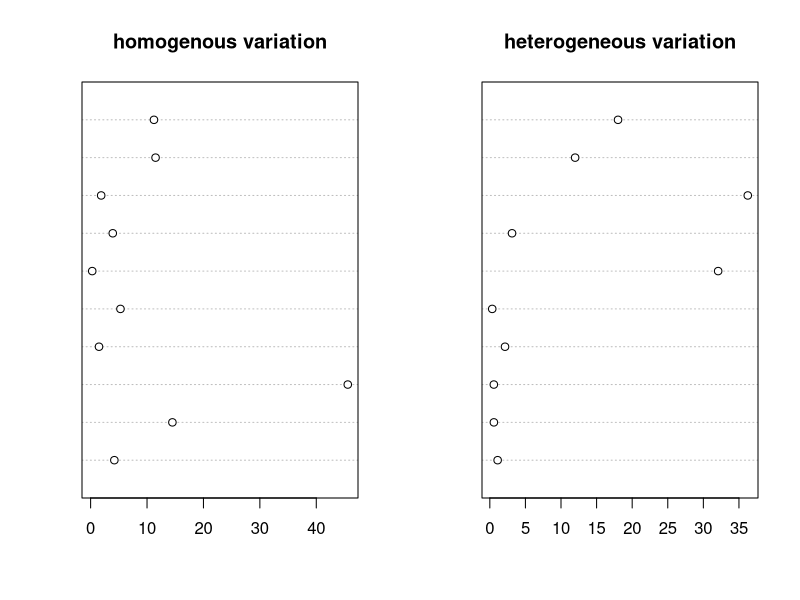
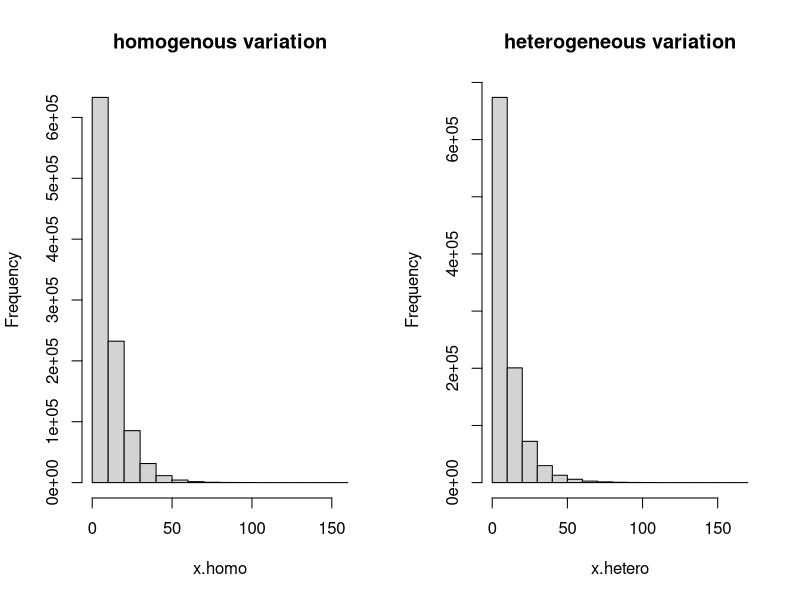
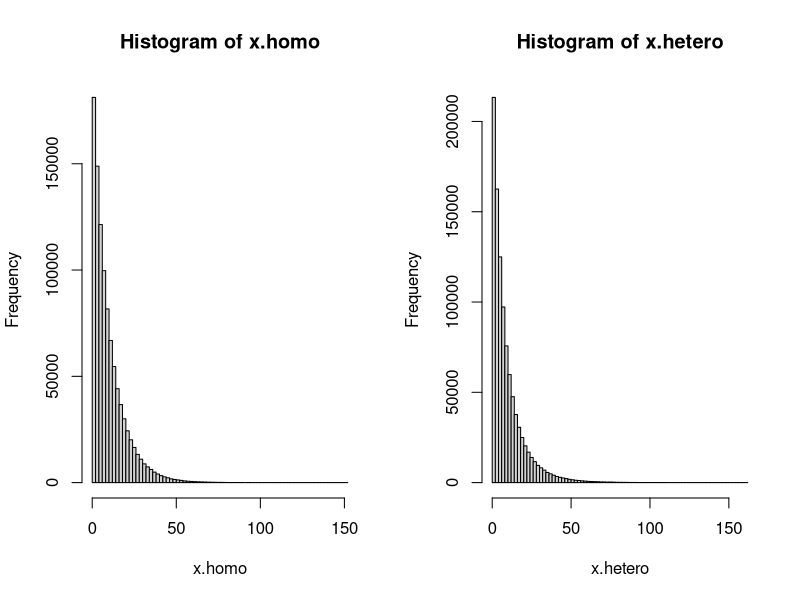
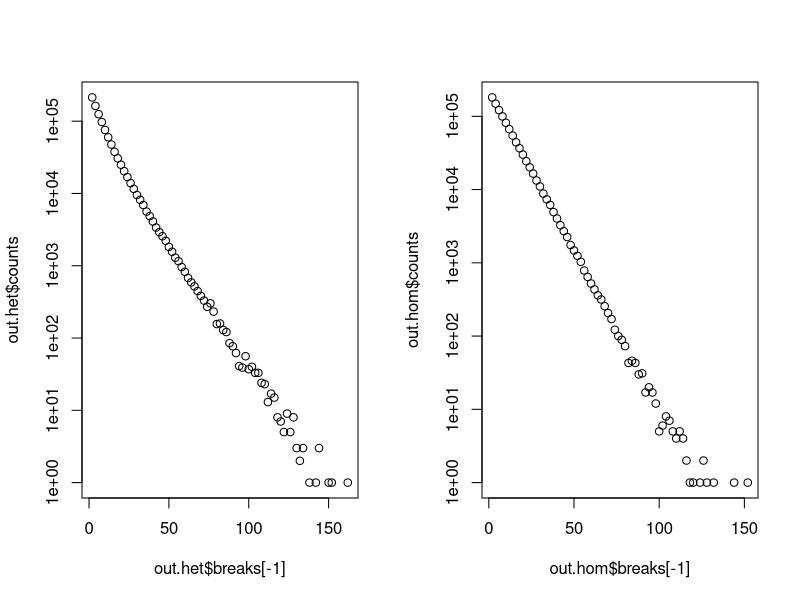
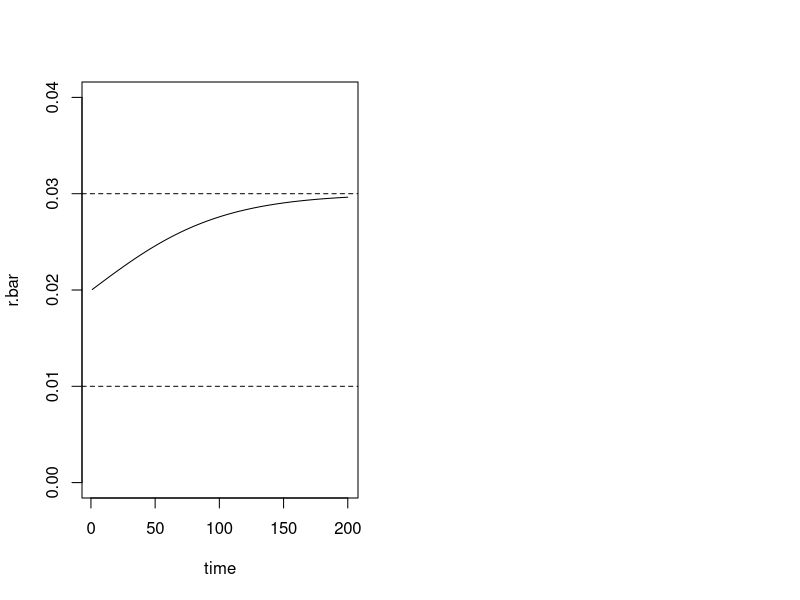
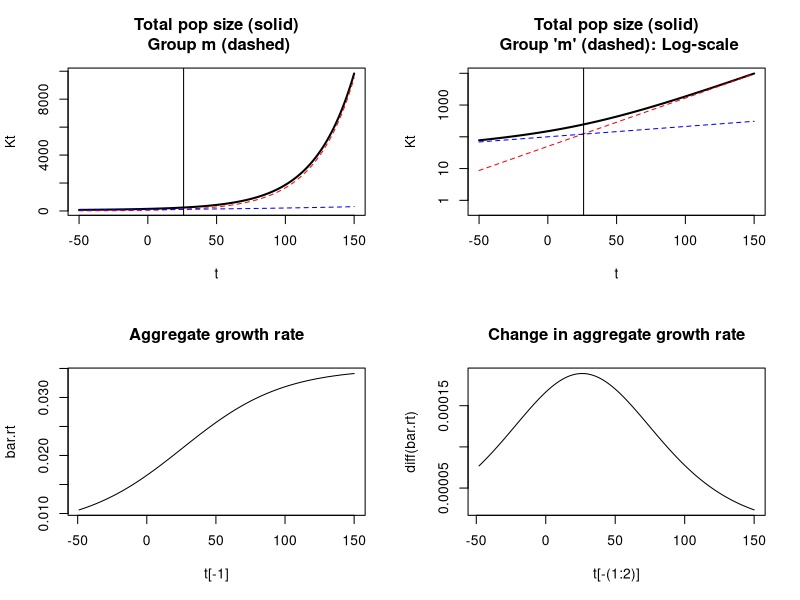

Generate these figures, in order, with R:
## ---- chunk 1
  ## Homogeneous hazard of 1/10
  set.seed(13)
  x.homo <- rexp(10, rate = 1/10)
  ## Heterogeneous hazard (half 1/6 and half 1/13)
  ## Note: I didn't pick these particular numbers for any specific reason
  x.hetero <- c(rexp(5, rate = 1/6),
                rexp(5, rate = 1/13))
  par(mfrow = c(1,2))
  dotchart(x.homo, main = "homogenous variation")
  dotchart(x.hetero, main = "heterogeneous variation")
## ---- chunk 2
  ## Homogeneous hazard of 1/10
  set.seed(13)
n = 10^6
  x.homo <- rexp(n, rate = 1/10)
  ## Heterogeneous hazard (half 1/6 and half 1/13)
  ## Note: I didn't pick these particular numbers for any specific reason
  x.hetero <- c(rexp(n/2, rate = 1/6),
                rexp(n/2, rate = 1/13))
  ## Look at histograms
  par(mfrow = c(1,2))
  hist(x.homo, main = "homogenous variation")
  hist(x.hetero, main = "heterogeneous variation")
  ## we don't see much at this resolution
  ## To see in log scale, try
  par(mfrow = c(1,2))
out.hom = hist(x.homo, breaks = 100)
out.het = hist(x.hetero, breaks = 100)
plot(out.het$breaks[-1], out.het$counts, log = 'y')
plot(out.hom$breaks[-1], out.hom$counts, log = 'y')
## And now we can see a bit of curvature in the heterogeneous case.
## So our conclusion is that it can be possible to detect the difference but it is not easy or sure.
## ---- chunk 3
  rA = .03 ## growth rate of A
  rB = .01 ## growth rate of A
  KA = 100 ## starting pop size
  KB = 100
  t = 0:200
  KA.t = KA*exp(rA*t) ## exp growth of A
  KB.t = KB*exp(rB*t) ## exp growth of B
  K <- KA.t + KB.t ## combined pop
  r.bar = diff(log(K)) ## growth rate
  plot(t[-1], r.bar, type = "l", ylim = c(0, 0.04),
       ylab = "r.bar", xlab = "time")
  abline(h = c(rA, rB), lty = 2)
## ---- chunk 4
knitr::include_url('https://shiny.demog.berkeley.edu/josh/het_ruse/', height = '600px')
## ---- chunk 5
rm = 3.5/100
ru = .75/100
Km = 50 
Ku = 100
t <- -50:150 ## go back in time to see rise and fall of variance
Kt = Km * exp(t*rm) + Ku * exp(t*ru)
bar.rt <- diff(log(Kt))
par(mfrow = c(2,2))
plot(t, Kt, lwd = 2, type = 'l')
title('Total pop size (solid)\n Group m (dashed)')
lines(t, Km * exp(t*rm), lty = 2, col = "red")
lines(t, Ku * exp(t*ru), lty = 2, col = "blue")
my.v = 26
abline(v = my.v)
plot(t, Kt, lwd = 2, type = 'l', log = 'y', ylim = c(.5, max(Kt)))
lines(t, Km * exp(t*rm), lty = 2, col = "red")
lines(t, Ku * exp(t*ru), lty = 2, col = "blue")
abline(v = my.v)
title("Total pop size (solid)\n Group 'm' (dashed): Log-scale")
plot(t[-1], bar.rt, type = 'l', main = 'Aggregate growth rate')
plot(t[-(1:2)], diff(bar.rt), type = 'l',
main = 'Change in aggregate growth rate')
